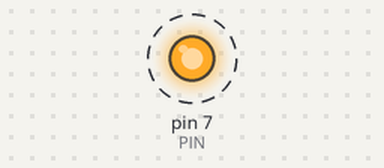
The sketch below on a simulated Arduino Uno, built with avr-gcc and run on an emulated ATmega328P. Shown: output pins drawn as LEDs (lit = HIGH). Dashed ring = blinking. What the sketch prints to the serial monitor is not drawn.

Above: at 0.1 s.
Timing chart, 0 to 3.0 s (numbered marks = the images above):
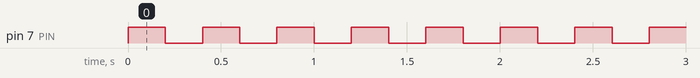

Measured:
- by itself, pin 7 (PIN): alternates HIGH for 0.20 s and LOW for 0.20 s

The sketch:

serial_blink.ino
```cpp
String data="Hello From Arduino!";


const int PIN = 7;
const int DELAY = 120;

void setup() {
    Serial.begin(9600);
    pinMode(PIN, OUTPUT);
  }

int count = 0;

void loop() {
  count = count + 1;
  if (count % 2 == 1) {
      digitalWrite(PIN, HIGH);
   } else {
      digitalWrite(PIN, LOW);

   }

    Serial.println(data);
    delay(200);
  }
```
